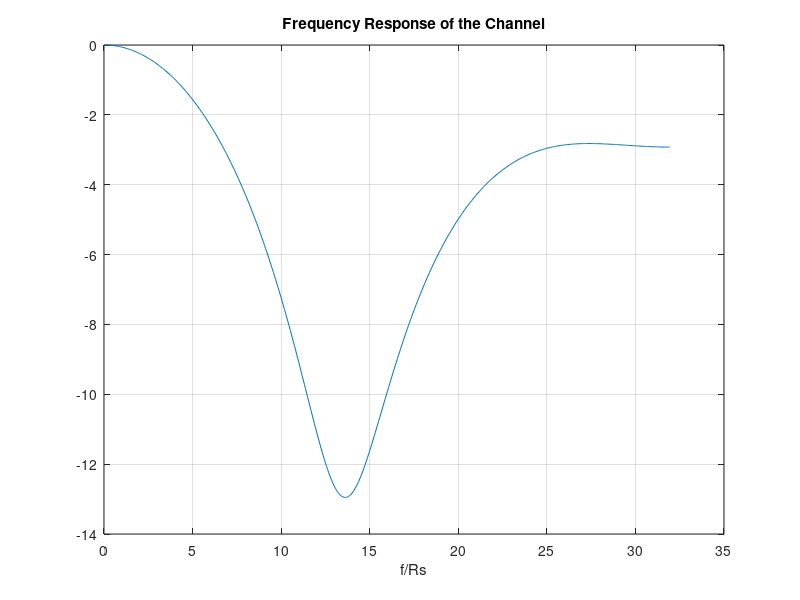

MATLAB code for this plot: (Note: this script raises an error after producing the figure.)
close all
clear all
N = 64;                                 % number of sub-carriers
%pos = [0:63];                          % case 1
pos = [5:15];                          %case2
Nu = length(pos);                       % number of useful sub-carriers
N_symb_OFDM = 1000;                     % number of symbols per sub-carrier
N_symb = Nu * N_symb_OFDM;              % total number of symbols = Nu*Nombre symboles OFDM



M = 4; % QPSK
EbN0dB = [100]; % Eb/No range


    
     % Channel impulse response
    hc = [1 0 0.5 0.25 zeros(1, N-4)];   %case1 
    Hc = fft(hc);
    trans = conj(Hc.');
    vc = ones(1, N_symb_OFDM);
    B = trans * vc;
    
    % Equalizer coefficients
    equalizer_ML = B;
    
    % Modulation
    bits = 2 * randi(2, 1, 2 * N_symb) - 3;      % +1/-1
    symb = bits(1:2:end) + 1i * bits(2:2:end);   % mapping bits => symboles
    entree_ifft = zeros(N, N_symb_OFDM); 
    
    for ii = 1:Nu 
        entree_ifft(pos(ii) + 1, :) = symb(ii:Nu:end);    % Correct indexing for subcarriers 5-15
    end
    
     % OFDM signal, matrix form, no CP
    sortie_ifft = ifft(entree_ifft); 
    signal_ofdmnoCP = reshape(sortie_ifft, 1, N* N_symb_OFDM);
    

    % Plot frequency response
    figure;
    [hhfreq, w] = freqz(hc);
    plot(w/(2*pi)*N, 20*log10(abs(hhfreq)/max(abs(hhfreq))));
    grid on;
    xlabel('f/Rs');
    title('Frequency Response of the Channel');

    
    % Signal PSD
    [pxx, f] = pwelch(signal_ofdmnoCP(:), 1024, 512, 1024, N);
    figure
    plot(f, 10 * log10(pxx / max(abs(pxx))))
    grid on
    xlabel ('f/Rs')
    ylabel('dB')
    title (strcat('OFDM PSD , Nu= : ',num2str(Nu),' carriers'))
    legend(strcat('positions = ', num2str(pos)))
    
    % Apply channel
    signal_recu = filter(hc, 1, signal_ofdmnoCP(:));

    % Plot PSD at receiver input
    figure;
    [pxx, f] = pwelch(signal_recu, 1024, 512, 1024, N);
    plot(f, 10*log10(pxx/max(abs(pxx))));
    grid on;
    xlabel('f/Rs');
    ylabel('dB');
    title('OFDM PSD at Receiver Input');
        
    % Demodulation
    mat_recu = reshape(signal_recu, N, N_symb_OFDM);    % vector => matrix
    mat_demod = fft(mat_recu);                                    % FFT (demodulation) 
    mat_demod_eq = mat_demod.*B;
   
    % Useful subcarriers recovery
    mat_demod_utile = mat_demod_eq(pos+1,:);
    mat_demod_utilenoeq = mat_demod(pos+1,:);
    % Apply equalization
    matrice_apres_egalisation = zeros(length(pos), N_symb_OFDM);
    for ii = 1:length(pos)
        matrice_apres_egalisation(ii, :) = mat_demod_utile(ii, :);% * equalizer_ML(pos(ii));
    end

    figure
    hold on
    plot(real(mat_demod_utilenoeq(ii, :)), imag(mat_demod_utilenoeq(ii, :)), '*')
    grid on
    title('Constellation without CP no equalization')    % no Equalization plot without CP
    xlabel('Real part')
    ylabel('Imaginary part')
    
    figure
    hold on
    plot(real(matrice_apres_egalisation(ii, :)), imag(matrice_apres_egalisation(ii, :)), '*')
    grid on
    title('Constellation without CP with equalization')    %Equalization plot without CP
    xlabel('Real part')
    ylabel('Imaginary part')
 

 % Plot constellations
   % ii = 15;              %subcarrier 15 for scatter diagram
    ii = 11;               %change to for case 2
    
    figure
    hold on
    plot(real(mat_demod_utilenoeq(ii, :)), imag(mat_demod_utilenoeq(ii, :)), '*')
    grid on
    title('Constellation for subcarrier 15 without equalizer, no noise')
    xlabel('Real part')
    ylabel('Imaginary part')

    figure
    hold on
    plot(real(matrice_apres_egalisation(ii, :)), imag(matrice_apres_egalisation(ii, :)), '*')
    grid on
    title('constellation of subcarrier 15 without CP with equalization, no noise')
    xlabel('real part')
    ylabel('imaginary part')

